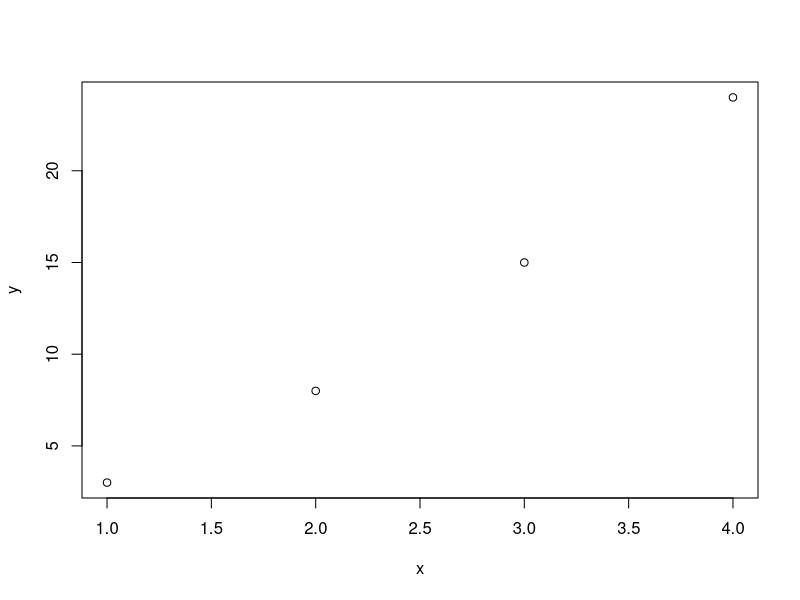
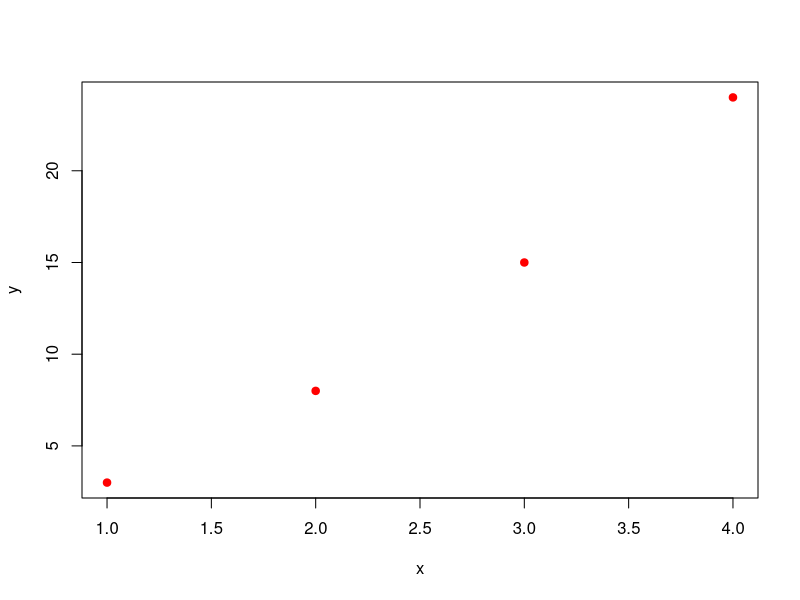
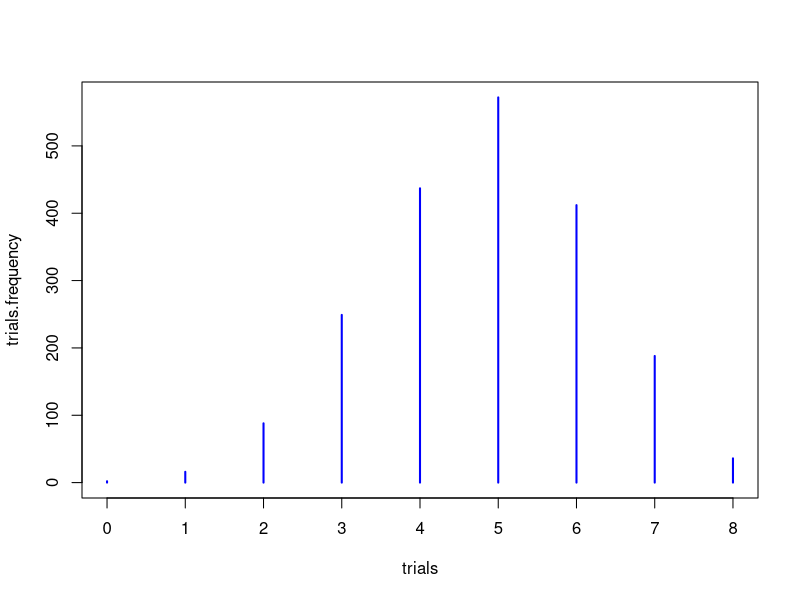

Write R code to recreate these figures, in order.
#---------------------------------
# Sample code for 18.05 Studio 2
#---------------------------------

# R makes it easy to generate (pseudo) random binomial values using the function rbinom()
# The syntax is:  rbinom(ntrials, ntosses, phead)

# Generate 10 values from a Binomial(8,.7) random variable
x = rbinom(10, 8, 0.7)
cat('rbinom(10, 8, 0.7):', x, '\n')  

# Generate 15 values from a Binomial(8,.2) random variable
x = rbinom(15, 8, 0.2)
cat('rbinom(15, 8, 0.2):', x, '\n')  

# A Bernoulli(p) random variable is just a Binomial with ntosses = 1.
# Generate 10 values from a Bernoulli(.5) random variable
x = rbinom(10, 1, 0.5) # random sequence of 0s and 1s
cat('rbinom(10, 1, 0.5):', x, '\n')  

# You are now READY to do EXERCISE 1a

#---------------------------------------
# R has a function for computing 'n choose k'. 
x = choose(4, 2) #x = 6
cat('choose(4, 2):', x, '\n')  

# You are now READY to do EXERCISE 1b

#---------------------------------
# Computing binomial probabilities directly.
# Naturally R can do this:
#  dbinom(values, ntosses, phead ) is the probability mass function (pmf)
#  pbinom(values, ntosses, phead ) is the cumulative distribution function (cdf)

# For Y ~ Binomial(8,.6), compare with answer in exercise 1b.
#dbinom computes p(6) = P(Y = 6)
x = dbinom(6, 8, .6) # = 0.2090189
cat('dbinom(6, 8, 0.6):', x, '\n')  

# Values can be a vector of values, then dbinom returns a vector of probabilities
# This returns 9 probabilities (for k = 0,1,2,...,8)
x = dbinom(0:8, 8, 0.6)
cat('dbinom(0:8, 8, 0.6):\n')
print(x)
# [1] 0.00065536 0.00786432 0.04128768 0.12386304 0.23224320 0.27869184
# [7] 0.20901888 0.08957952 0.01679616

# pbinom is similar to dbinom except it returns cumulative probabilities
# pbinom(values, ntosses, phead)
#Compute P(Y <= 6) for Y ~ Binomial(8,.6). 
x = pbinom(6, 8, 0.6) # =  0.8936243
cat('pbinom(6, 8, 0.6):', x, '\n')  

# You can get a vector of probabilities. Note that for the cdf the probabilities
# increase to 1
cat('pbinom(0:8, 8, 0.6):\n')
x = pbinom(0:8, 8, 0.6)
print(x)
# [1] 0.00065536 0.00851968 0.04980736 0.17367040 0.40591360
# [6] 0.68460544 0.89362432 0.98320384 1.00000000

#-------------------------------------
# Simple plotting
x = 1:4 # Make the list (1,2,3,4)
y = x^2 + 2*x # Arithmetic works on lists just fine.

# plot with no other options plots points
plot(x, y)

# There are a ton of ways to pretty up the plot
plot(x, y, pch=19, col='red') #pch=19 says to use solid dots.

# You are now READY to do EXCERCISE 2a
# Using dbinom you are now READY to do EXCERCISE 2b
# Using rbinom you are READY to do EXCERCISE 2c

#-------------------------------------
# Permutations and derangements

# For this studio we will think of a permutation as n people getting 
# out of their seats, running around and then sitting down in a random seat. 

# You can use the sample function to get a permutation of 1:n
# Full permutation of 1:n
# RUN the next few lines of code several times
n = 5
x = sample(1:n, n)  # No replacement
print(x)

#A permutation is called a derangement if no one sits in their original seat.
#So 4123 is a derangement because no number is in its original position. But 1342 is not a derangement because the 1 is in position 1
# You can easily finding the number of people who sit back in their original seat
n = 5
x = 1:n
y = sample(x, n)
y == x  #This is a list of TRUE, FALSE, each TRUE is someone in their orig. seat
s = sum(y==x) #The number of TRUE, i.e. the number in their original seat
print(s)
# if s = 0 then the permutation was a derangement

#---------------------------------------
# for() loops

# Use a 'for loop' to estimate the average number of people who sit in
# their original seat
n = 9
x = 1:n
ntrials = 10000
nSame = 0  # we'll keep a running total of the people who sit in their original seat
for (j in 1:ntrials) {
  y = sample(x, n)
  nSame = nSame + sum(y == x)  #add in the number in this trial in their original seat
}
m = nSame/ntrials
print(m)

# You are now READY to do EXERCISE 3.

#-----------------------
# More code for the willing
# Using rep()
ntrials = 10
squares = rep(0, ntrials) #make a list of 0's  ntrials long
#'loop' through the sequence 1:ntrials
for (j in 1:ntrials){
    squares[j] = j^2     #store j^2 in squares[j]
}
print(squares)
# Note: there are better ways to produce this particular list, but this shows the use of rep()
#---------------------------------------
# set.seed()
# This is a very useful debugging tool. By setting the seed you get reproducible results from the random number generator.

# This code will always generate the same random numbers
# Run these two lines several times to see they always give the same sequence
# of 6 numbers. 
set.seed(1)
x = sample(1:5, 6, replace=TRUE) 
print(x)

# Now see what happens when you don't use set.seed(1) each time.
x = sample(1:5, 6, replace=TRUE) 
print(x)

#---------------------------------------
# table() and plot()

# Generate 500 Binomial(8,.7) random values.
# Then make a plot of the frequency of each value
phead = .6
ntosses = 8
ntrials = 2000
trials = rbinom(ntrials, ntosses, phead)

# table(trials) computes a frequency table:

# Comment: a common practice in R is to use dots in 
# names of variables
# For those of you used to a language with true classes this will seem odd  --and it is-- The dot doesn't have any meaning in R it is just another character in a name

trials.frequency = table(trials)   
print(trials.frequency)  
print(sum(trials == 5))
# This writes a table to the screen
# The first row are all the different values in trials
# The second row is the frequency for each value.
# Note that print(sum(trials == 5)) produces the same
# value for the frequency of 5 as the table

# Plot the table --plot() is smart enough to know how to plot the table
plot(trials.frequency, col='blue')     #

